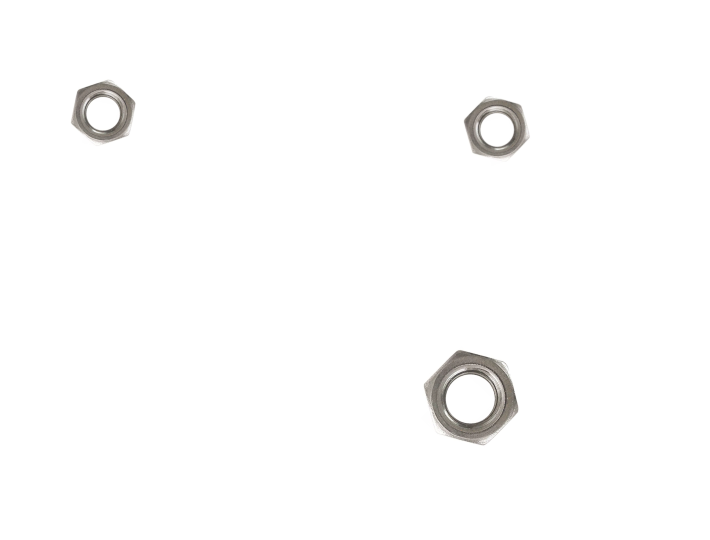
#> input picture images/screws/screws.jpg, 1420 x 1080 px, found by its file name (shown at 1/2 size)
$ jupyter execute CorelationWithRobot.ipynb   (shell and % lines are left out)
#> lines starting #> are read from the running program, lines starting #| are printed output that depends on the picture; after the words box and inside, x2 and y2 are one past the last pixel; in counts of white or black regions, pixels touching at a corner belong together
[cell 1]
import cv2 as cv
import numpy as np
from matplotlib import pyplot as plt
import math, os
plt.rcParams["figure.figsize"]=15, 15

def ratio(width):
    size = 10
    ratio = size/width
    return ratio

def center():
    shape = img.shape
    h_h = int(img.shape[1]/2)
    h_w = int(img.shape[0]/2)
    return (h_h, h_w)

def cross():
    cv.arrowedLine(img, (center()[0], center()[1]), (center()[0], center()[1]-50), (20,255,20), 3, cv.LINE_AA, 0, 0.3)
    cv.arrowedLine(img, (center()[0], center()[1]), (center()[0]+50, center()[1]), (255,20,20), 3, cv.LINE_AA, 0, 0.3)
    cv.line(img, (center()[0]-50, center()[1]), (center()[0], center()[1]), (0,0,0), 3)
    cv.line(img, (center()[0], center()[1]), (center()[0], center()[1]+50), (0,0,0), 3)
    cv.putText(img, "X", (center()[0]+50, center()[1]), cv.FONT_HERSHEY_SIMPLEX, 0.8, (0,0,0), 3, cv.LINE_AA)
    cv.putText(img, "Y", (center()[0], center()[1]-50), cv.FONT_HERSHEY_SIMPLEX, 0.8, (0,0,0), 3, cv.LINE_AA)
    return img

img = cv.imread('/home/dawid/repos/OpenCV-Features/images/screws/screws.jpg')
#> img is the input picture: shape (1080, 1420, 3); mean B, G, R 252.2, 252.4, 252.5
img_gray = cv.cvtColor(img,cv.COLOR_BGR2GRAY)
ret,thresh = cv.threshold(img_gray, 251, 255,0)
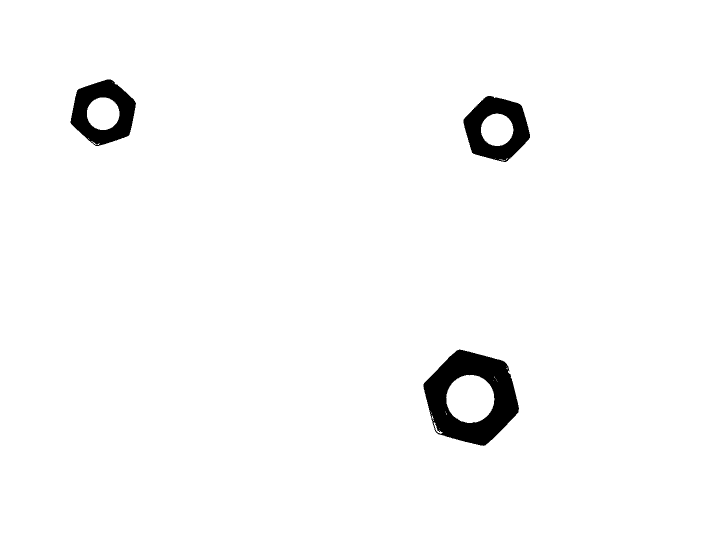
#> thresh: shape (1080, 1420) (shown at 1/2 size); 97.5% white; 3 black regions

contours, hier = cv.findContours(thresh, cv.RETR_TREE, cv.CHAIN_APPROX_NONE)
#> contours = 30 contours, 22 with area under 20; largest, box (x1, y1, x2, y2) and area: (0, 0, 1420, 1080) 1531101, (846, 698, 1039, 893) 26831, (926, 191, 1061, 325) 12931, (140, 158, 273, 293) 12838, (892, 750, 989, 846) 7111, (174, 195, 239, 260) 3260, (962, 227, 1027, 292) 3196, (867, 845, 884, 868) 59
val = []
for c in contours:
    area = cv.contourArea(c)
    if area > 9000 and area < 40000:
        (x1,y1,w1,h1) = cv.boundingRect(c)
        cv.rectangle(img, (x1,y1), (x1+w1,y1+h1), (100, 255, 0), 2)
        M = cv.moments(c)
        cX = int(M["m10"] / M["m00"])
        cY = int(M["m01"] / M["m00"])
        cv.circle(img, (cX, cY), 5, (10,10,255), -1)
        x = round((cX - center()[0]) * ratio(w1), 3)
        y = round((cY - center()[1]) * ratio(w1), 3)
        y = y * -1
        cv.rectangle(img, (x1,y1), (x1+w1,y1-20), (150, 255, 0), -1)
        cv.putText(img, 'X:%s'%x+"mm"+" Y:%s"%y+"mm", (x1, y1), cv.FONT_HERSHEY_SIMPLEX, 0.7, (0,0,0), 1, cv.LINE_AA)
        val.append(x1)
#> this loop made 30 passes
#> (area, x1, y1, w1, h1, cX, cY) on passes 2, 21, 26: (26831, 846, 698, 193, 195, 942, 795), (12931, 926, 191, 135, 134, 993, 257), (12837.5, 140, 158, 133, 135, 206, 224)
#> area on passes 1, 6, 17, 25, 29: 1531101, 59, 7111, 3196.5, 3259.5
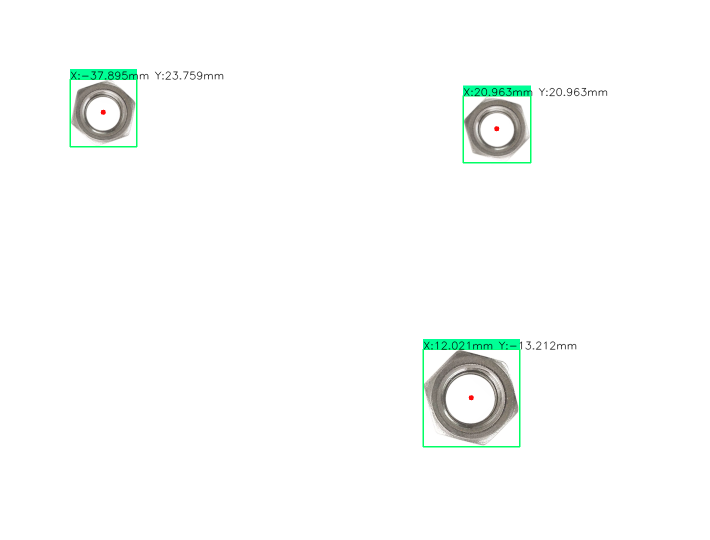
#> img: shape (1080, 1420, 3) (shown at 1/2 size); 1.13% of pixels changed, all inside (x1, y1, x2, y2) = (139, 138, 1215, 895)
#> after the loop, val = [846, 926, 140]

if len(val) != 0:
    cv.rectangle(img, (0,0), (500, 100), (150, 255, 0), -1)
    cv.putText(img, "Detected: "+"%s"%len(val)+" elements", (10, 60), cv.FONT_HERSHEY_SIMPLEX, 1.4, (0,0,0), 3, cv.LINE_AA)
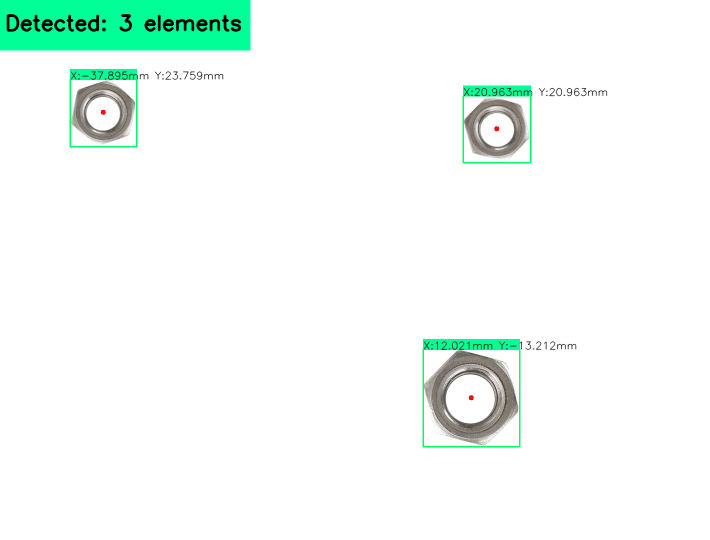
#> img: shape (1080, 1420, 3) (shown at 1/2 size); mean B, G, R 246.7, 251, 241.5
elif len(val) == 0:
    cv.rectangle(img, (0,0), (500, 100), (255, 150, 0), -1)
    cv.putText(img, "Detected: 0 elements", (10, 60), cv.FONT_HERSHEY_SIMPLEX, 1.4, (0,0,0), 3, cv.LINE_AA)

# Draw cross
cross()
#> in cross, `cv.arrowedLine(img, (center()[0], center()[1]), (center()[0], center()..`: img: shape (1080, 1420, 3); 0.04% of pixels changed, all inside (x1, y1, x2, y2) = (696, 488, 725, 543)
#> in cross, `cv.arrowedLine(img, (center()[0], center()[1]), (center()[0]+50, cente..`: img: shape (1080, 1420, 3); mean B, G, R 246.6, 250.9, 241.4
#> in cross, `cv.line(img, (center()[0]-50, center()[1]), (center()[0], center()[1])..`: img: shape (1080, 1420, 3); mean B, G, R 246.6, 250.9, 241.3
#> in cross, `cv.line(img, (center()[0], center()[1]), (center()[0], center()[1]+50)..`:
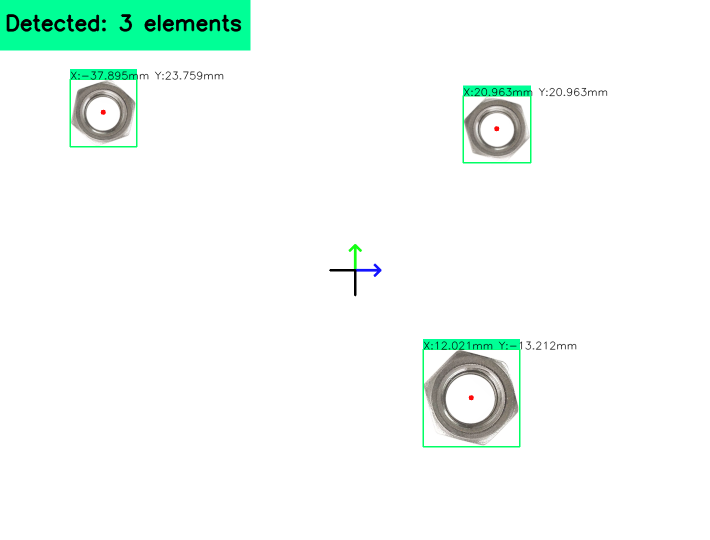
#> img: shape (1080, 1420, 3) (shown at 1/2 size); mean B, G, R 246.5, 250.8, 241.3
#> in cross, `cv.putText(img, "X", (center()[0]+50, center()[1]), cv.FONT_HERSHEY_SI..`: img: shape (1080, 1420, 3); 0.02% of pixels changed, all inside (x1, y1, x2, y2) = (759, 521, 778, 543)
#> in cross, `cv.putText(img, "Y", (center()[0], center()[1]-50), cv.FONT_HERSHEY_SI..`: img: shape (1080, 1420, 3); mean B, G, R 246.5, 250.8, 241.2

cv.circle(img, center(), 5, (0,255,0), -1)
#> img: shape (1080, 1420, 3); mean B, G, R 246.5, 250.8, 241.2
plt.imshow(img), plt.show()
